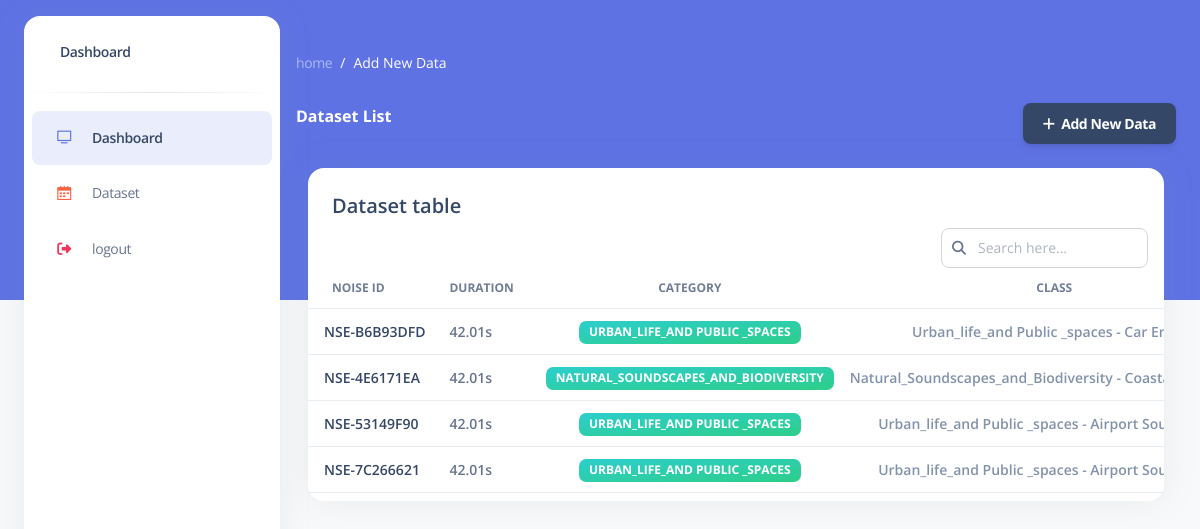
The app's page /datasetlist/ (signed in) with its own data.
### data/models.py (models this page shows, shortened)
class NoiseDataset(models.Model):
    name = models.CharField(
        max_length=100,
        null=True,
        help_text="Name of Data set, auto generated"
    )
    collector = models.ForeignKey(
        CustomUser,
        on_delete=models.PROTECT,
        null=True,
        help_text="The person collecting this data"
    )
    description = models.TextField(
        null=True,
        blank=True,
        help_text="Any additional notes about this recording"
    )
    region = models.ForeignKey(
        Region,
        on_delete=models.PROTECT,
        null=True,
        help_text="Select the region where recording was made (Ashanti, Central, Greater Accra, etc.)"
    )
    category = models.ForeignKey(
        Category,
        on_delete=models.PROTECT,
        null=True,
        help_text="Category of the data "
    )
    time_of_day = models.ForeignKey(
        Time_Of_Day,
        on_delete=models.PROTECT,
        null=True,
        help_text="Time of Day (Day, Night, etc.)"
    )
    community = models.ForeignKey(
        Community,
        on_delete=models.PROTECT,
        null=True,
        help_text="Specific community (Kotei, Adum, Ayeduase, etc.)"
    )
    class_name = models.ForeignKey(
        Class,
        on_delete=models.PROTECT,
        null=True,
        help_text="Class of the data"
    )
    subclass = models.ForeignKey(
        SubClass,
        on_delete=models.PROTECT,
        null=True,
        blank=True,
        help_text="Sub Class of the data"
    )
    community = models.ForeignKey(
        Community,
        on_delete=models.PROTECT,
        null=True,
        help_text="Environment Type (Urban, Rural, Coastal, Forested, etc.)"
    )
    microphone_type = models.ForeignKey(
        Microphone_Type,
        on_delete=models.PROTECT,
        null=True,
        help_text="Microphone Type (Omnidirectional, Directional, etc.) - Skip if using mobile phone"
    )
    audio = models.FileField(
        upload_to='files/',
        help_text="Upload audio file"
    )
    duration=models.CharField(
        max_length=100,
        null=True,
        help_text="Duration of the audio in seconds"
    )
    recording_date = models.DateTimeField(
        null=True,
        help_text="Date when recording was made"
    )
    recording_device = models.CharField(
        max_length=100,
        help_text="Recording Device (e.g., iPhone 16, Zoom H4n, etc.)"
    )
    updated_at = models.DateTimeField(
        auto_now=True,
        help_text="When this record was last updated"
    )
    noise_id = models.CharField(
        max_length=20,
        blank=True,
        null=True,
        unique=True,
        help_text="the noise_id,auto generated"
    )
    created_at = models.DateTimeField(
        auto_now_add=True
    )

### core/models.py (models this page shows)
class Category(models.Model):
    name = models.CharField(max_length=100, unique=True, null=True)
    description = models.TextField(blank=True, null=True)
    def __str__(self):
        return self.name

class Class(models.Model):
    name = models.CharField(max_length=100, null=True)
    category = models.ForeignKey(
        Category,
        on_delete=models.PROTECT,
        related_name='classes',
         null=True
    )
    description = models.TextField(blank=True, null=True)
    class Meta:
        unique_together = ('name', 'category')  # Ensure class names are unique within a category
    def __str__(self):
        return f"{self.category.name} - {self.name}"

### data/views.py (the view)
# urls.py: path("datasetlist/", views.view_datasetlist, name="datasetlist"),
@login_required
def view_datasetlist(request):
    datasets = NoiseDataset.objects.filter().order_by('-updated_at')
    context = {
        'datasets': datasets,
    }
    return render(request,  'data/datasetlist.html',context)

### core/models.py (called while the page is built)
    def __str__(self):
        return self.name

### data/templates/data/datasetlist.html (shortened to what this page needs)
{% extends 'datacollection/layout.html'%}
{% block content %}
  <nav>
    <ol style="margin-bottom: 30px;" class="flex flex-wrap pt-1 mr-12 bg-transparent rounded-lg sm:mr-16">
      <li class="text-sm leading-normal">
        <a class="text-white opacity-50" href="javascript:;">home</a>
      </li>
      <li class="text-sm pl-2 capitalize leading-normal text-white before:float-left before:pr-2 before:text-white before:content-['/']" aria-current="page">add new data</li>
    </ol>
    <div class="flex flex-row justify-between">
      <h6 class="mb-0 font-bold text-white capitalize">Dataset list</h6>
      <a href="{% url 'data:noise_dataset_create' %}" class="inline-block px-5 py-2.5 font-bold leading-normal text-center text-white align-middle transition-all bg-slate-700 border-0 rounded-lg cursor-pointer text-sm ease-in shadow-md bg-150hover:shadow-xs active:opacity-85 hover:-translate-y-px tracking-tight-rem bg-x-25">
        <i class="fas fa-plus" aria-hidden="true"></i>&nbsp;&nbsp;Add New Data
      </a>
    </div>
  </nav>
  <div class="flex flex-wrap -mx-3">
    <div class="w-full px-6 py-6 mx-auto">
      <div class="flex flex-wrap -mx-3">
        <div class="flex-none w-full max-w-full px-3">
          <div class="relative flex flex-col min-w-0 mb-6 break-words bg-white border-0 border-transparent border-solid shadow-xl dark:bg-slate-850 dark:shadow-dark-xl rounded-2xl bg-clip-border">
            <div class="p-6 pb-0 mb-0 border-b-0 border-b-solid rounded-t-2xl border-b-transparent">
              <h6 class="dark:text-white text-xl">Dataset table</h6>
            </div>
            <div class="flex items-center md:ml-auto md:pr-4">
              <div class="relative flex flex-wrap items-stretch w-full transition-all rounded-lg ease">
                <span class="text-sm ease leading-5.6 absolute z-50 -ml-px flex h-full items-center whitespace-nowrap rounded-lg rounded-tr-none rounded-br-none border border-r-0 border-transparent bg-transparent py-2 px-2.5 text-center font-normal text-slate-500 transition-all">
                  <i class="fas fa-search"></i>
                </span>
                <input type="text" class="pl-9 text-sm focus:shadow-primary-outline ease w-1/100 leading-5.6 relative -ml-px block min-w-0 flex-auto rounded-lg border border-solid border-gray-300 dark:bg-slate-850 dark:text-white bg-white bg-clip-padding py-2 pr-3 text-gray-700 transition-all placeholder:text-gray-500 focus:border-blue-500 focus:outline-none focus:transition-shadow" placeholder="Search here..." />
              </div>
            </div>
            <div class="flex-auto px-0 pt-0 pb-2">
              <div class="p-0 overflow-x-auto">
                <table class="items-center w-full mb-0 align-top border-collapse dark:border-white/40 text-slate-500">
                  <thead class="align-bottom">
                    <tr>
                      <th class="px-6 py-3 font-bold text-left uppercase align-middle bg-transparent border-b border-collapse shadow-none dark:border-white/40 dark:text-white text-xs border-b-solid tracking-none whitespace-nowrap text-slate-700 opacity-70">Noise ID</th>
                      <th class="px-6 py-3 pl-2 font-bold text-left uppercase align-middle bg-transparent border-b border-collapse shadow-none dark:border-white/40 dark:text-white text-xs border-b-solid tracking-none whitespace-nowrap text-slate-700 opacity-70">Duration</th>
                      <th class="px-6 py-3 font-bold text-center uppercase align-middle bg-transparent border-b border-collapse shadow-none dark:border-white/40 dark:text-white text-xs border-b-solid tracking-none whitespace-nowrap text-slate-700 opacity-70">Category</th>
                      <th class="px-6 py-3 font-bold text-center uppercase align-middle bg-transparent border-b border-collapse shadow-none dark:border-white/40 dark:text-white text-xs border-b-solid tracking-none whitespace-nowrap text-slate-700 opacity-70">Class</th>
                    </tr>
                  </thead>
                  <tbody>
                    {% for dataset in datasets %}
                    <tr>
                      <td class="p-2 align-middle bg-transparent border-b dark:border-white/40 whitespace-nowrap shadow-transparent">
                        <div class="flex px-2 py-1">
                          <div class="flex flex-col justify-center">
                            <h6 class="mb-0 text-sm leading-normal dark:text-white">{{ dataset.noise_id }}</h6>
                          </div>
                        </div>
                      </td>
                      <td class="p-2 align-middle bg-transparent border-b dark:border-white/40 whitespace-nowrap shadow-transparent">
                        <p class="mb-0 text-sm font-semibold leading-tight dark:text-white dark:opacity-80">{{ dataset.duration }}s</p>
                      </td>
                      <td class="p-2 text-sm leading-normal text-center align-middle bg-transparent border-b dark:border-white/40 whitespace-nowrap shadow-transparent">
                        <span class="bg-gradient-to-tl from-emerald-500 to-teal-400 px-2.5 text-xs rounded-1.8 py-1.4 inline-block whitespace-nowrap text-center align-baseline font-bold uppercase leading-none text-white">
                          {{ dataset.category }}
                        </span>
                      </td>
                      <td class="p-2 text-center align-middle bg-transparent border-b dark:border-white/40 whitespace-nowrap shadow-transparent">
                        <span class="text-sm font-semibold leading-tight dark:text-white dark:opacity-80 text-slate-400">{{ dataset.class_name  }}</span>
                      </td>
                    </tr>
                    {% empty %}
                    <tr>
                      <td colspan="6" class="p-4 text-center text-gray-500">
                        No datasets found. <a href="{% url 'data:noise_dataset_create' %}" class="text-blue-500 text-sm  hover:underline">Add your first dataset</a>
                      </td>
                    </tr>
                    {% endfor %}
                  </tbody>
                </table>
              </div>
            </div>
          </div>
        </div>
      </div>
    </div>
  </div>
{% endblock %}

### records on screen
NoiseDataset: noise_id "NSE-B6B93DFD", duration "42.01", category "URBAN_LIFE_AND PUBLIC _SPACES", class_name "Urban_life_and Public _spaces - Car…"
NoiseDataset: noise_id "NSE-4E6171EA", duration "42.01", category "NATURAL_SOUNDSCAPES_AND_BIODIVERSITY", class_name "Natural_Soundscapes_and_Biodiversity -…"
NoiseDataset: noise_id "NSE-53149F90", duration "42.01", category "URBAN_LIFE_AND PUBLIC _SPACES", class_name "Urban_life_and Public _spaces - Airport…"
NoiseDataset: noise_id "NSE-7C266621", duration "42.01", category "URBAN_LIFE_AND PUBLIC _SPACES", class_name "Urban_life_and Public _spaces - Airport…"
